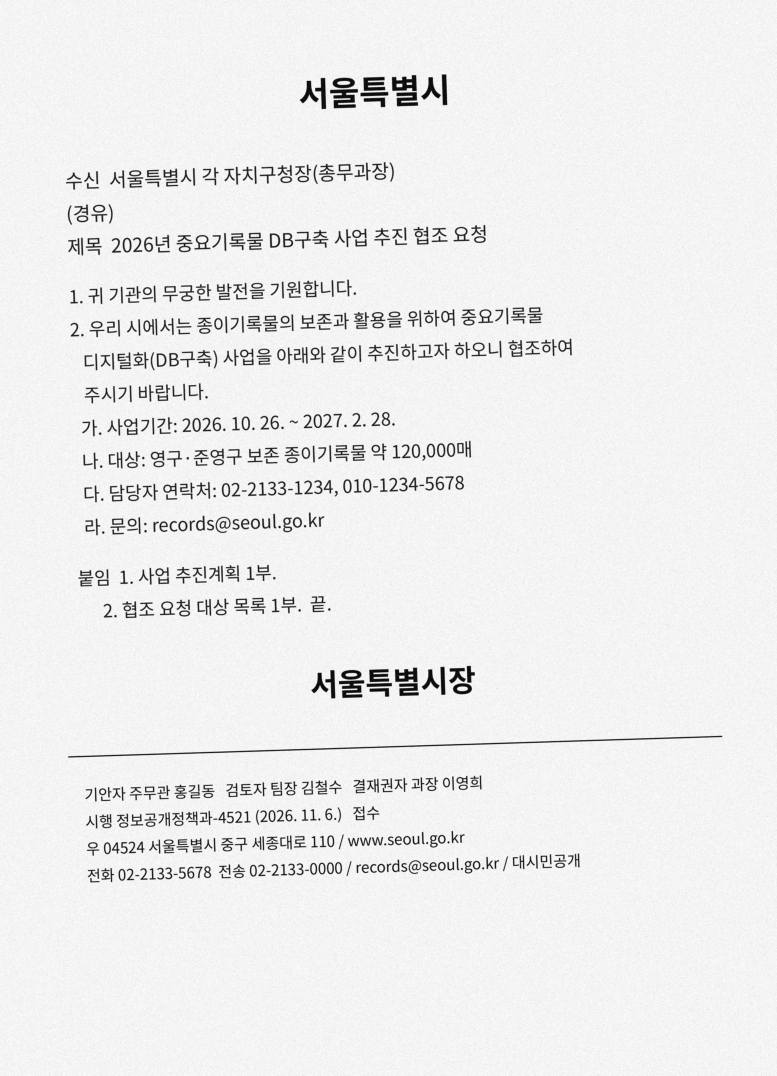
#> input picture samples/공문_샘플_스캔.jpg, 1554 x 2151 px (shown at 1/2 size)
$ python -i table.py   (imports and definitions only)
#> lines starting #> are read from the running program, lines starting #| are printed output that depends on the picture; after the words box and inside, x2 and y2 are one past the last pixel; in counts of white or black regions, pixels touching at a corner belong together
"""표 칸(셀) 찾기와 칸별 글자 정리.

1) 가로선·세로선만 뽑아 선 그림을 만든다 (가로/세로로 길게 이어진 검은 점만 남김).
2) 선으로 둘러싸인 빈 영역 하나하나가 칸이다. 칸 경계를 모아 행·열 번호와 병합(rowspan/colspan)을 정한다.
3) 맞닿은 칸끼리 묶어 표 하나로 만든다.
웹 버전(web/iux.js findTables)도 같은 규칙을 쓴다.
"""
from __future__ import annotations

import cv2
import numpy as np


def _line_mask(gray: np.ndarray, text_h: float = 0) -> np.ndarray:
    h, w = gray.shape
    _, b1 = cv2.threshold(gray, 0, 255, cv2.THRESH_BINARY_INV + cv2.THRESH_OTSU)
    blk = max(15, (min(w, h) // 25) | 1)
    b2 = cv2.adaptiveThreshold(gray, 255, cv2.ADAPTIVE_THRESH_MEAN_C, cv2.THRESH_BINARY_INV, blk, 8)  # 흐린 선·고르지 않은 조명
    if (b1 > 0).mean() > 0.25:
        b1[:] = 0  # 그림자 진 사진: 전체 문턱값은 버림
    b = cv2.bitwise_or(b1, b2)
    kh = int(max(20, w // 50, text_h * 2.5))   # 가로선: 이 길이 이상 이어진 검은 점 (글자 가로획보다 길게)
    kv = int(max(20, min(h, w * 1.6) // 40, text_h * 1.8))   # 세로선: 글자 세로획보다 길게
    hor = cv2.morphologyEx(b, cv2.MORPH_OPEN, cv2.getStructuringElement(cv2.MORPH_RECT, (kh, 1)))
    ver = cv2.morphologyEx(b, cv2.MORPH_OPEN, cv2.getStructuringElement(cv2.MORPH_RECT, (1, kv)))
    # 끊긴 선 잇기 (같은 방향 선끼리만)
    hor = cv2.morphologyEx(hor, cv2.MORPH_CLOSE, cv2.getStructuringElement(cv2.MORPH_RECT, (max(9, kh // 3), 1)))
    ver = cv2.morphologyEx(ver, cv2.MORPH_CLOSE, cv2.getStructuringElement(cv2.MORPH_RECT, (1, max(9, kv // 3))))
    m = cv2.bitwise_or(hor, ver)
    d = _dil(w, h)  # 모서리 이어 붙이기
    return cv2.dilate(m, cv2.getStructuringElement(cv2.MORPH_RECT, (d * 2 + 1, d * 2 + 1)))


def _dil(w: int, h: int) -> int:
    return max(2, round(min(w, h) / 400))


# [9 lines left out: function _cluster, not called in this run]


def find_tables(img: np.ndarray, scale_to: int = 2200, text_h: float = 0) -> list[dict]:
    """표 목록. 각 표: box(px), rows, cols, cells[{r,c,rs,cs,box(px)}]"""
    gray = img if img.ndim == 2 else cv2.cvtColor(img, cv2.COLOR_BGR2GRAY)
    H, W = gray.shape
    s = min(scale_to / max(H, W), 2400 / W, 3.0)  # 작은 이미지는 키우고 큰 이미지는 줄여 같은 크기 기준으로 본다
    g = cv2.resize(gray, (round(W * s), round(H * s)), interpolation=cv2.INTER_AREA if s < 1 else cv2.INTER_CUBIC) if abs(s - 1) > 0.05 else gray
    if g is gray:
        s = 1.0
    h, w = g.shape
    m = _line_mask(g, text_h * s)  # text_h: 글자 높이(원본 px) — 글자 획을 선으로 잘못 보지 않게
    n, lab, st, _ = cv2.connectedComponentsWithStats((m == 0).astype(np.uint8), connectivity=4)
    minw, minh = max(10, w * 0.008), max(10, h * 0.01)
    cand = []
    for i in range(1, n):
        x, y, bw, bh, area = st[i]
        if bw < minw or bh < minh or x <= 1 or y <= 1 or x + bw >= w - 1 or y + bh >= h - 1:
            continue  # 너무 작거나 종이 바깥(가장자리에 닿음)
        if bw > w * 0.97 and bh > h * 0.97:
            continue
        sub = lab[y:y + bh, x:x + bw] == i
        rows = np.where(sub.any(1))[0]
        filled = 0
        for r in rows:  # 줄마다 왼쪽~오른쪽 끝까지 채운 넓이 (칸 안의 도장·가림 상자는 구멍으로 보지 않음)
            xs = np.flatnonzero(sub[r])
            filled += xs[-1] - xs[0] + 1
        if filled < bw * bh * 0.8 or area < bw * bh * 0.35:
            continue  # 네모가 아닌 영역
        cand.append([x, y, x + bw, y + bh])
    # 다른 칸을 둘 이상 품은 큰 영역(표 바깥 테두리 사이 공간 등)은 칸이 아님
    ins = lambda b, a: b is not a and b[0] >= a[0] - 2 and b[1] >= a[1] - 2 and b[2] <= a[2] + 2 and b[3] <= a[3] + 2
    big = [a for a in cand if sum(1 for b in cand if ins(b, a)) < 2]
    # 칸 안에 또 잡힌 작은 네모(가림 상자·도장 테두리 안쪽)는 버림
    cells = [a for a in big if not any(ins(a, b) for b in big)]
    if len(cells) < 4:
        return []
    # 맞닿은 칸끼리 묶기
    gap = _dil(w, h) * 2 + 2 + max(4, round(min(w, h) / 150))  # 선 두께만큼 떨어진 칸은 이웃
    par = list(range(len(cells)))

    # [5 lines left out: function f, not called in this run]
    for i, a in enumerate(cells):
        for j in range(i + 1, len(cells)):
            b = cells[j]
            ox = min(a[2], b[2]) - max(a[0], b[0])
            oy = min(a[3], b[3]) - max(a[1], b[1])
            if (ox > 0 and -gap <= oy <= gap * 0.5) or (oy > 0 and -gap <= ox <= gap * 0.5) or (ox > 0 and oy > 0):
                par[f(i)] = f(j)
    groups: dict[int, list] = {}
    for i, c in enumerate(cells):
        groups.setdefault(f(i), []).append(c)
    tables = []
    for cs in groups.values():
        if len(cs) < 4:
            continue
        tol = _dil(w, h) * 2 + max(4, round(min(w, h) / 300))  # 같은 선으로 볼 거리
        xs = _cluster([c[0] for c in cs] + [c[2] for c in cs], tol)
        ys = _cluster([c[1] for c in cs] + [c[3] for c in cs], tol)
        near = lambda arr, v: int(np.argmin([abs(a - v) for a in arr]))
        out = []
        for c in cs:
            c0, c1 = near(xs, c[0]), near(xs, c[2])
            r0, r1 = near(ys, c[1]), near(ys, c[3])
            if c1 <= c0 or r1 <= r0:
                continue
            out.append({"r": r0, "c": c0, "rs": r1 - r0, "cs": c1 - c0, "box": [c[0] / s, c[1] / s, c[2] / s, c[3] / s]})
        if len(out) < 4 or len(xs) < 2 or len(ys) < 2:
            continue
        # 실제로 쓰이는 행·열만 남겨 번호를 다시 매김
        ur = sorted({o["r"] for o in out} | {o["r"] + o["rs"] for o in out})
        uc = sorted({o["c"] for o in out} | {o["c"] + o["cs"] for o in out})
        for o in out:
            r0, r1 = ur.index(o["r"]), ur.index(o["r"] + o["rs"])
            c0, c1 = uc.index(o["c"]), uc.index(o["c"] + o["cs"])
            o.update(r=r0, rs=r1 - r0, c=c0, cs=c1 - c0)
        if not _is_grid(out, len(ur) - 1, len(uc) - 1):
            continue
        out.sort(key=lambda o: (o["r"], o["c"]))
        bx = [min(o["box"][0] for o in out), min(o["box"][1] for o in out), max(o["box"][2] for o in out), max(o["box"][3] for o in out)]
        tables.append({"box": bx, "rows": len(ur) - 1, "cols": len(uc) - 1, "cells": out})
    tables.sort(key=lambda t: (t["box"][1], t["box"][0]))
    return tables


# [209 lines left out: functions _is_grid, assign, cell_text, _join, prune_columns, split_boxes and 3 more, not called in this run]

>>> import cv2
>>> picture = cv2.imread('../samples/공문_샘플_스캔.jpg')
#> picture is the input picture: shape (2151, 1554, 3); min 0, max 255, mean 237.2
>>> result = find_tables(picture)
#> in _line_mask, `_, b1 = cv2.threshold(gray, 0, 255, cv2.THRESH_BINARY_INV + cv2.THRESH..`:
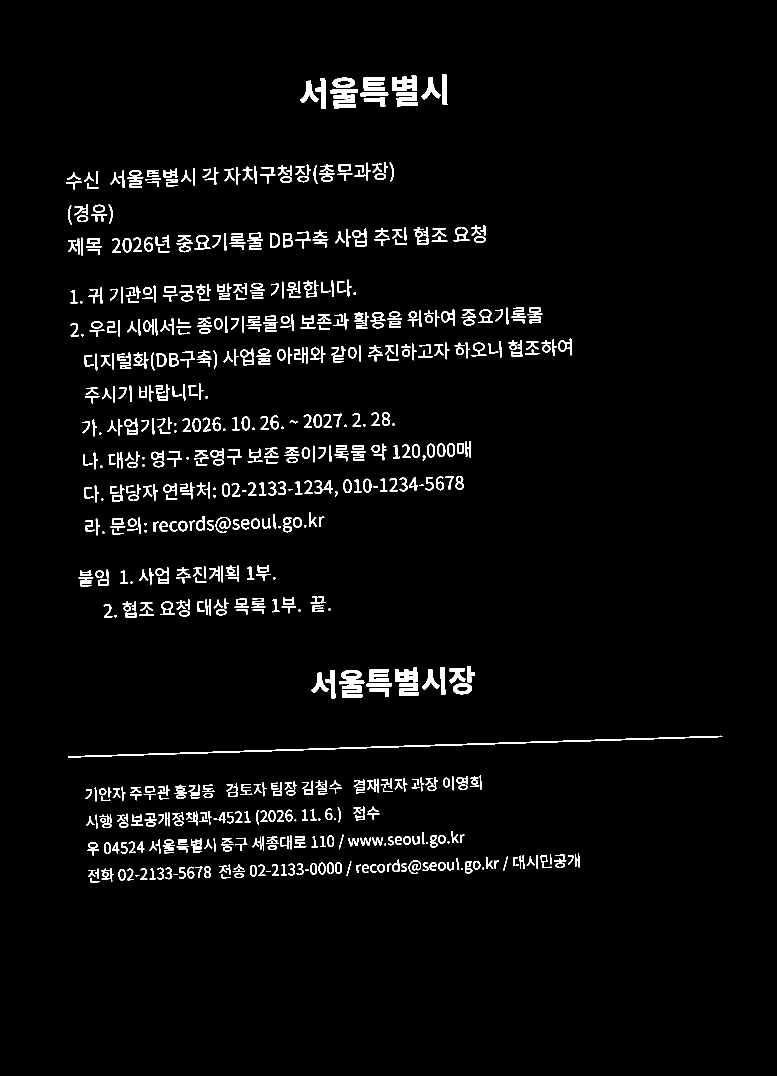
#> b1: shape (2151, 1554) (shown at 1/2 size); 3.3% white; 743 white regions (25 under 20 px), largest, box (x1, y1, x2, y2) and area: (136, 1471, 1445, 1515) 3565, (660, 178, 716, 217) 1372, (678, 1360, 729, 1396) 1131
#> in _line_mask, `b2 = cv2.adaptiveThreshold(gray, 255, cv2.ADAPTIVE_THRESH_MEAN_C, cv2...`:
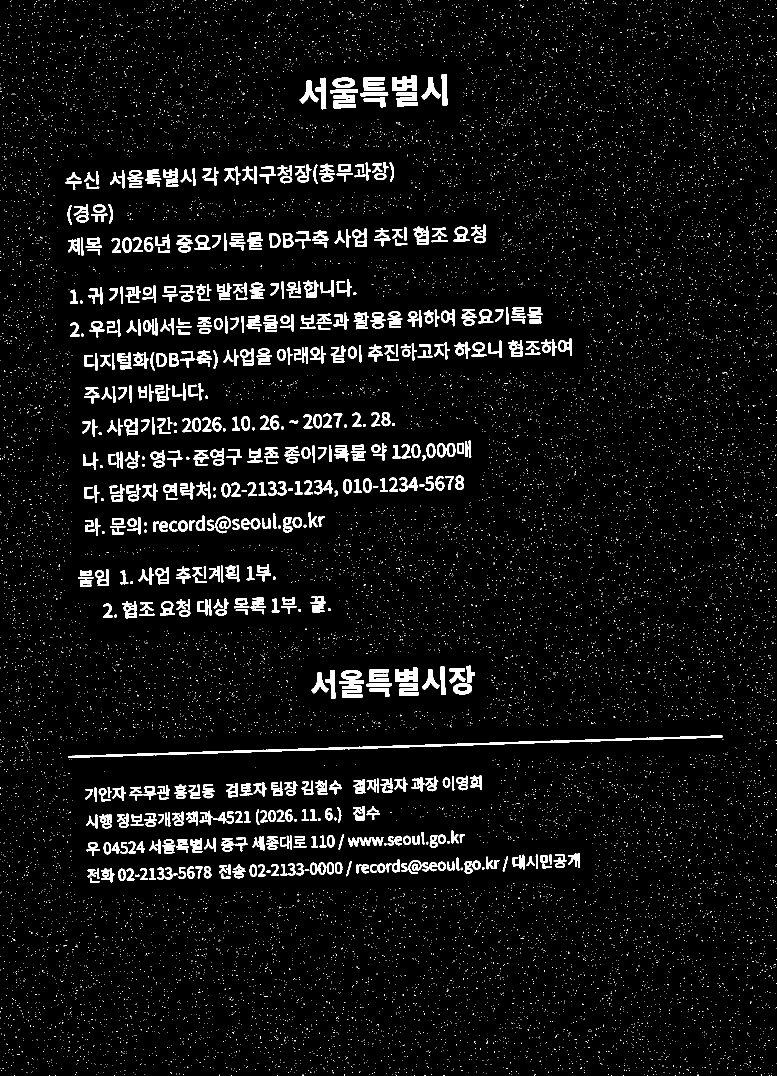
#> b2: shape (2151, 1554) (shown at 1/2 size); 5.1% white; 17206 white regions (16534 under 20 px), largest, box (x1, y1, x2, y2) and area: (136, 1470, 1445, 1516) 5310, (660, 178, 716, 217) 1339, (678, 1361, 728, 1396) 1117
#> in _line_mask, `b = cv2.bitwise_or(b1, b2)`: b: shape (2151, 1554); 5.2% white; 17206 white regions (16534 under 20 px), largest, box (x1, y1, x2, y2) and area: (136, 1470, 1445, 1516) 5310, (660, 178, 716, 217) 1388, (678, 1360, 729, 1396) 1140
#> in _line_mask, `hor = cv2.morphologyEx(b, cv2.MORPH_OPEN, cv2.getStructuringElement(cv..`: hor: shape (2151, 1554); 0.48% white; 83 white regions, largest, box (x1, y1, x2, y2) and area: (136, 1472, 1445, 1515) 5221, (660, 179, 716, 186) 376, (721, 185, 777, 192) 374
#> in _line_mask, `ver = cv2.morphologyEx(b, cv2.MORPH_OPEN, cv2.getStructuringElement(cv..`: ver: shape (2151, 1554); 0.05% white; 4 white regions, box (x1, y1, x2, y2) and area: (885, 148, 893, 211) 504, (643, 155, 651, 219) 499, (882, 1333, 889, 1390) 399, (662, 1340, 669, 1397) 399
#> in _line_mask, `hor = cv2.morphologyEx(hor, cv2.MORPH_CLOSE, cv2.getStructuringElement..`: hor: shape (2151, 1554); 0.48% white; 79 white regions, largest, box (x1, y1, x2, y2) and area: (137, 1472, 1446, 1515) 5221, (661, 179, 717, 186) 376, (722, 185, 778, 192) 374
#> in _line_mask, `m = cv2.bitwise_or(hor, ver)`:
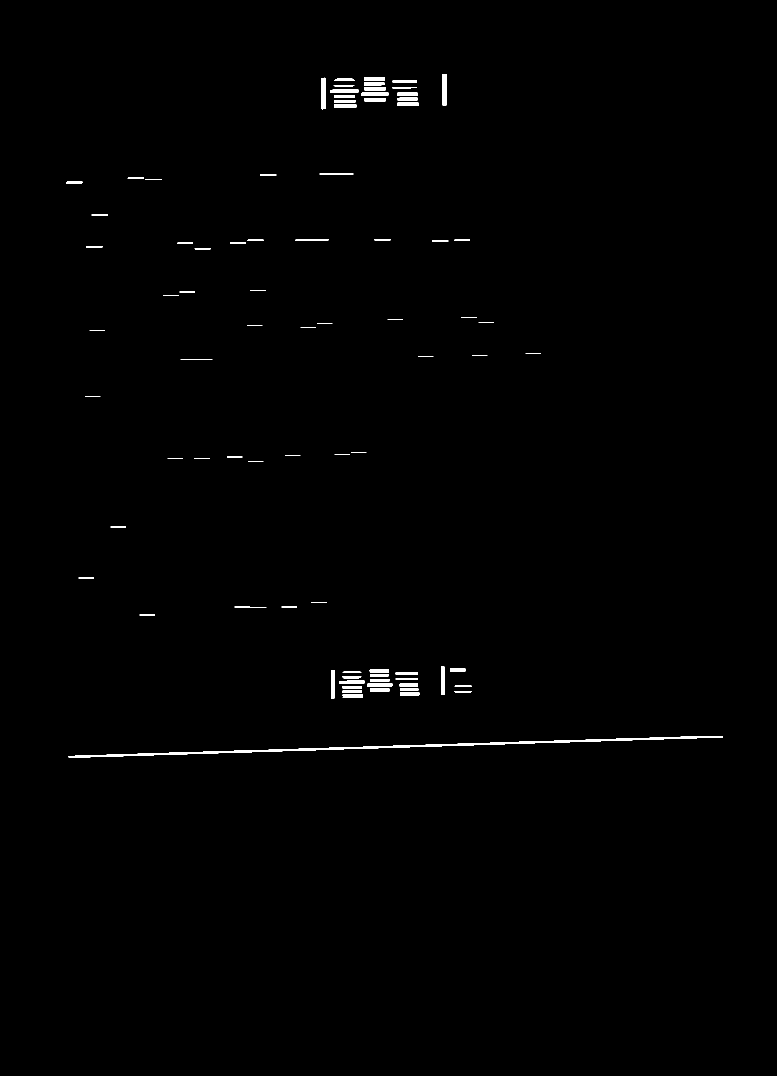
#> m: shape (2151, 1554) (shown at 1/2 size); 0.54% white; 83 white regions, largest, box (x1, y1, x2, y2) and area: (137, 1472, 1446, 1515) 5221, (885, 148, 893, 211) 504, (643, 155, 651, 219) 499
#> in _line_mask, `return cv2.dilate(m, cv2.getStructuringElement(cv2.MORPH_RECT, (d * 2 ..`:
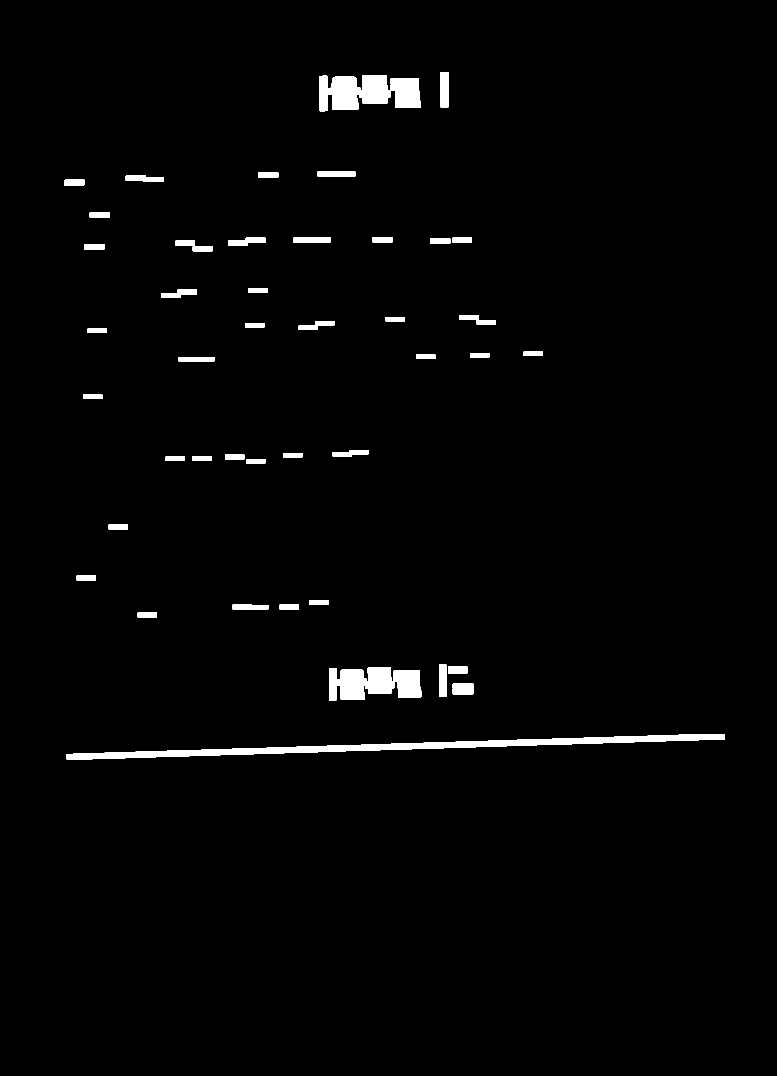
#> returned value: shape (2151, 1554) (shown at 1/2 size); 1.7% white; 47 white regions, largest, box (x1, y1, x2, y2) and area: (133, 1468, 1450, 1519) 16101, (657, 151, 841, 220) 8917, (675, 1335, 843, 1399) 8239
#> in find_tables, `n, lab, st, _ = cv2.connectedComponentsWithStats((m == 0).astype(np.ui..`:
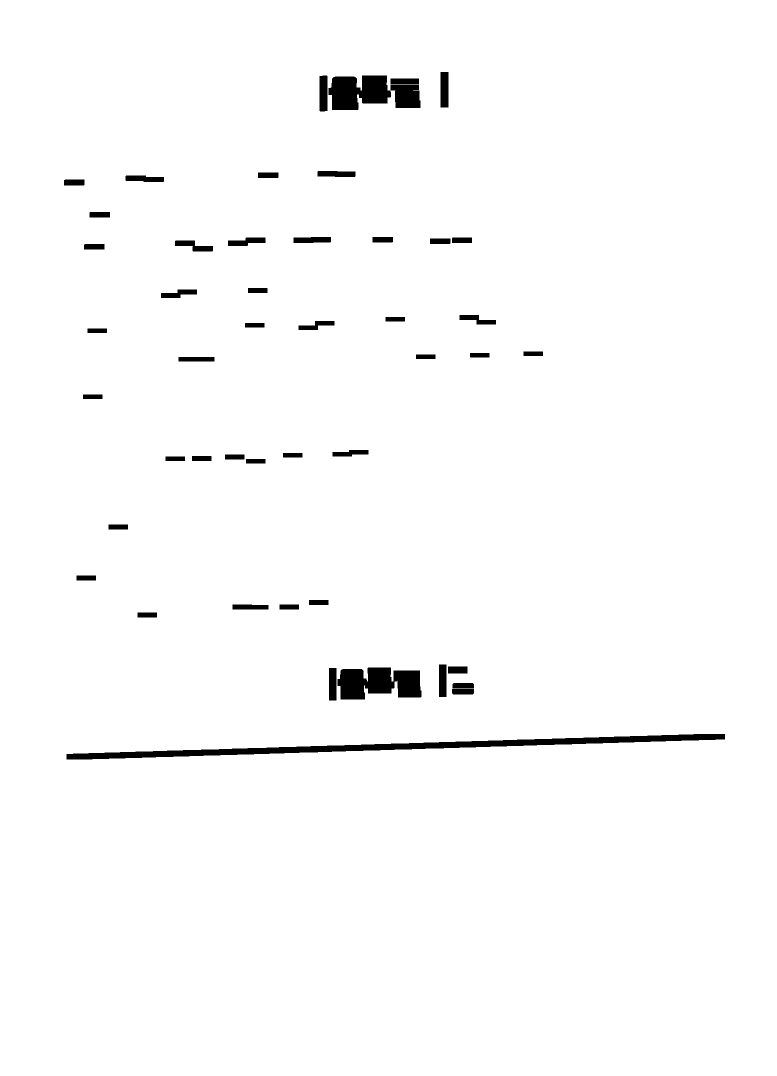
#> lab: shape (2151, 1554) int32 (shown at 1/2 size); values 0 (black) and 1 (white), 98.3% white; 47 black regions, largest, box (x1, y1, x2, y2) and area: (133, 1468, 1450, 1519) 16101, (657, 151, 841, 220) 8917, (675, 1335, 843, 1399) 8239
#> in find_tables, `n, lab, st, _ = cv2.connectedComponentsWithStats((m == 0).astype(np.ui..`: n = 2; st = [[128, 144, 1322, 1375, 57902], [0, 0, 1554, 2151, 3284752]]
#> the loop in find_tables, `for i in range(1, n):` made 1 pass
#> after the loop in find_tables, `for i in range(1, n):`: cand = []
#> result = []
